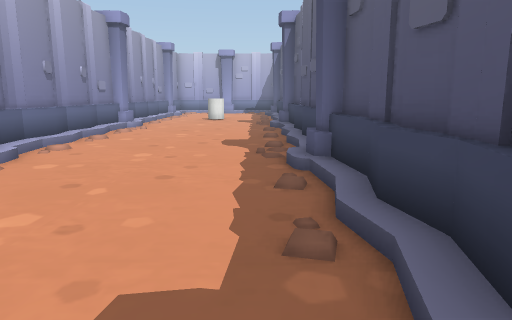
[1] (above)

12 first-person views from a walk through a 3-D level made in the Unity game engine. The camera is 1.2 m above the floor, tilts 10° down and sees 70° across. The floor is counted in squares, 1 m on a side. Each view is taken from the middle of a square. On the plan, view 1 faces up. The plan holds only what a view shows up to about 15 squares ahead; the rest is blank. The place goes on beyond the plan. The player character is not drawn. Some surface patterns are stand-ins.

[2]
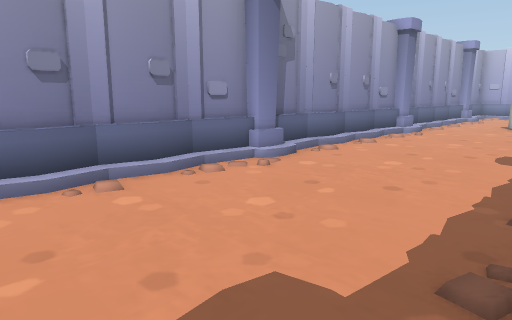

[3]
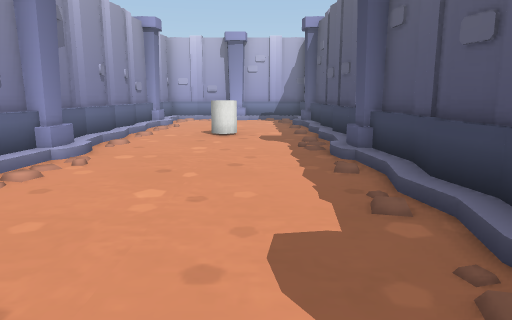

[4]
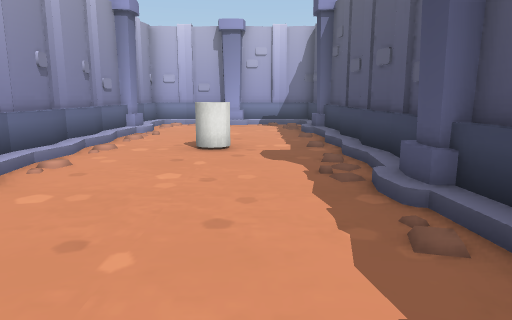

[5]
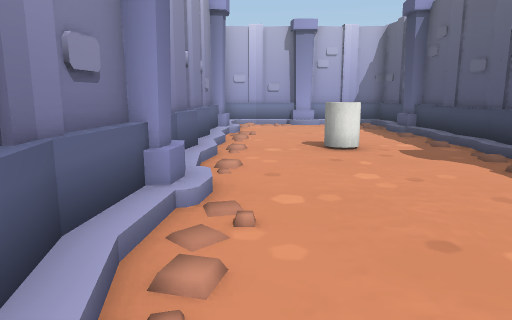

[6]
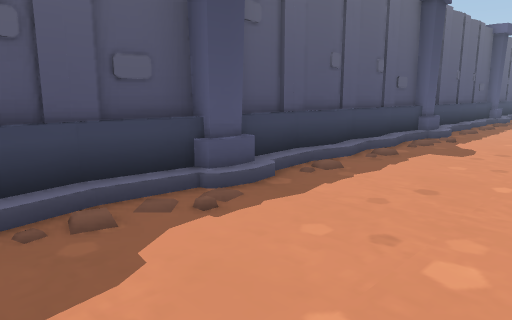

[7]
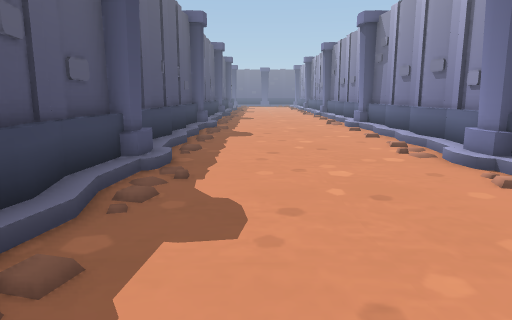

[8]
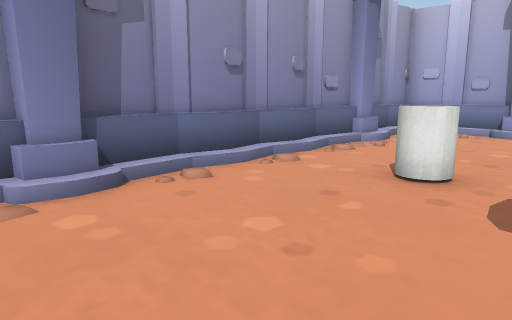

[9]
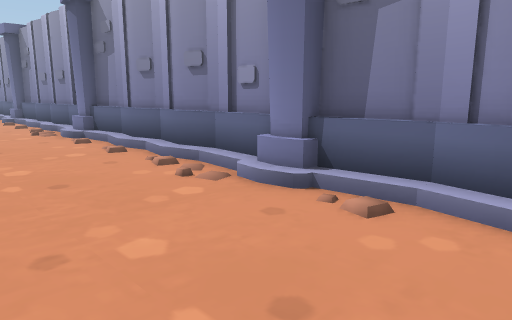

[10]
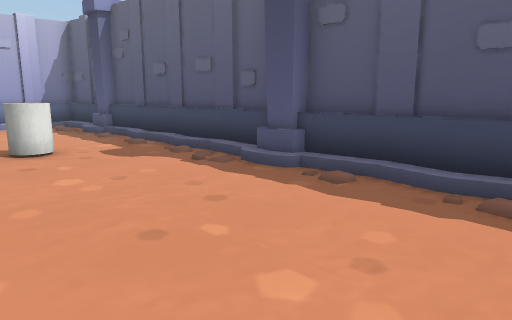

[11]
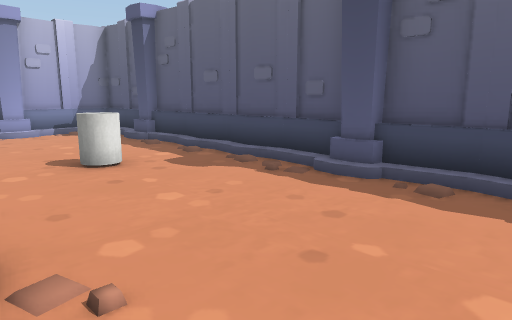

[12]
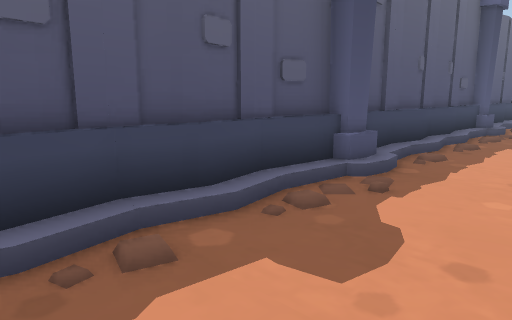

### Floor plan
Key: @ floor where view 1 was taken; # wall or solid block; . floor; / step, stairs or slope; = window, fence, low wall or low ledge; ^ raised ledge; O other object.
Columns run from 6 left of view 1 to 2 right of it. Each row starts with its distance up from view 1.
 25 #/....//#
 24 #/...../#
 23 ##.....#
 22 ##.....#^
 21 #/.....=^
 20 #/.....#^
 19 #/..O../#
 18 #/..O../#
 17 #/...../#
 16 #/...../#
 15 ##.....#^
 14 ##.....#^
 13 #/.....=^
 12 #/.....#^
 11 #/...../#
 10 #/...../#
  9 #/...../#
  8 #/...../#
  7 ##.....#^
  6 ##.....#^
  5 #/.....=^
  4 #/.....#^
  3 #/...../#
  2 #/...../#
  1 #/...../#
  0 #/....@/#
 -1 ##.....##
 -2  #.....#

Positions as (right, up) in squares from view 1, and headings:
1: (0, 0), facing up
2: (1, 0), facing up-left
3: (-1, 7), facing up
4: (-1, 10), facing up
5: (-4, 10), facing up
6: (-3, 10), facing down-right
7: (-1, 13), facing down
8: (0, 13), facing up-left
9: (-1, 10), facing down-left
10: (-4, 10), facing up-right
11: (-5, 11), facing up-right
12: (-2, 12), facing down-right
